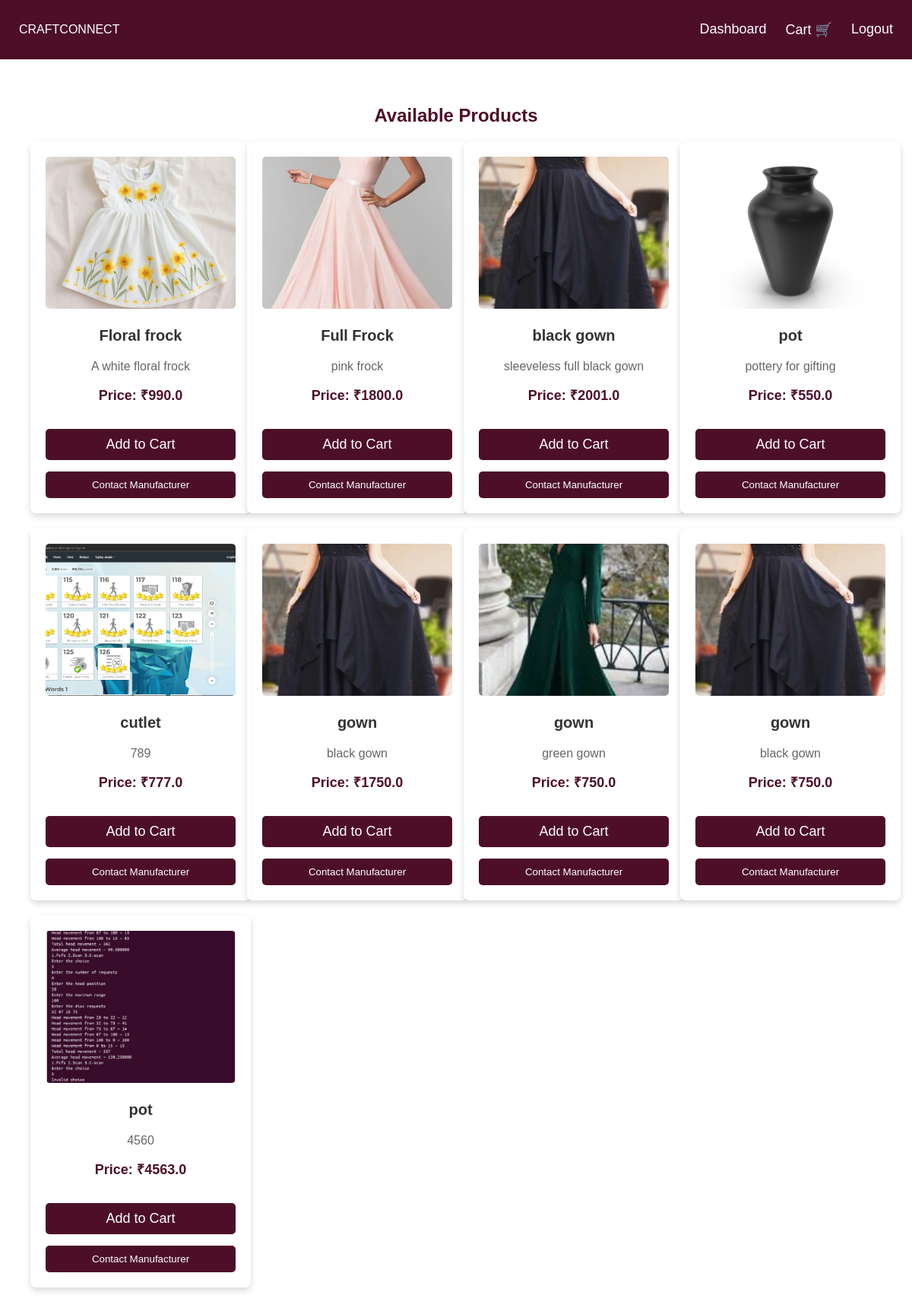
The app's page /browse_products with its own data.
### tables this page shows
CREATE TABLE products (
            id INTEGER PRIMARY KEY AUTOINCREMENT,
            name TEXT NOT NULL,
            description TEXT NOT NULL,
            price REAL NOT NULL,
            image TEXT NOT NULL,
            manufacturer_id INTEGER, approved INTEGER DEFAULT 0, status TEXT DEFAULT 'pending',
            FOREIGN KEY (manufacturer_id) REFERENCES users (id)
        );

### app.py (the view)
@app.route('/browse_products')
def browse_products():
    conn = sqlite3.connect("craftconnect.db")
    cursor = conn.cursor()
    cursor.execute("""
        SELECT products.id, products.name, products.description, products.price, products.image,
               users.name, users.id, products.approved
        FROM products
        JOIN users ON products.manufacturer_id = users.id
        WHERE products.approved = 1  -- Only show approved products
    """)
    products = cursor.fetchall()
    conn.close()
    print("Products retrieved for browsing:", products)  # Debugging
    return render_template("browse_products.html", products=products)

### templates/browse_products.html (shortened to what this page needs)
<!DOCTYPE html>
<html lang="en">
<head>
    <link rel="stylesheet" href="{{ url_for('static', filename='css/styles.css') }}">
</head>
<body>
    <nav class="navbar">
        <div class="logo">CRAFTCONNECT</div>
        <ul class="nav-links">
            <li><a href="{{ url_for('customer_dashboard') }}">Dashboard</a></li>
            <li><a href="{{ url_for('cart') }}">Cart 🛒</a></li>
            <li><a href="{{ url_for('logout') }}">Logout</a></li>
        </ul>
    </nav>
    <section class="product-container">
        <h2>Available Products</h2>
        {% if products %}
            <div class="products-grid">
                {% for product in products %}
                <div class="product-card">
                    <img src="{{ url_for('static', filename='uploads/' + product[4]) }}" alt="{{ product[1] }}">
                    <h3>{{ product[1] }}</h3>
                    <p>{{ product[2] }}</p>
                    <p class="price"><strong>Price: ₹{{ product[3] }}</strong></p>
                    <form action="{{ url_for('add_to_cart', product_id=product[0]) }}" method="POST">
                        <button type="submit" class="button">Add to Cart</button>
                    </form>
                    <form action="{{ url_for('contact_manufacturer', product_id=product[0], manufacturer_id=product[6]) }}" method="GET">
                        <button type="submit">Contact Manufacturer</button>
                    </form>
                </div>
                {% endfor %}
            </div>
        {% else %}
            <p>No products available.</p>
        {% endif %}
    </section>
</body>
</html>

### static/css/styles.css (style rules this page uses)
body { margin: 0; font-family: Arial, sans-serif; background:white; background-attachment: fixed; background-size: cover; color: #4D0F28; }
.navbar { display: flex; justify-content: space-between; align-items: center; flex-wrap: wrap; padding: 12px 25px; background: #4D0F28; color: white; }
.nav-links { list-style: none; display: flex; gap: 25px; }
.nav-links a { text-decoration: none; color: white; font-size: 18px; transition: 0.3s ease; }
.button { display: inline-block; margin-top: 20px; padding: 12px 20px; font-size: 18px; background: #4D0F28; color: white; text-decoration: none; border-radius: 5px; transition: 0.3s ease; }
.product-container { text-align: center; padding: 40px; }
.products-grid { display: grid; grid-template-columns: repeat(auto-fit, minmax(250px, 1fr)); gap: 20px; justify-content: center; }
.product-card { background: rgba(255, 255, 255, 0.9); color: #4D0F28; padding: 20px; box-shadow: 0px 4px 8px rgba(0, 0, 0, 0.15); text-align: center; border-radius: 8px; width: 250px; }
.product-card img { width: 100%; height: 200px; object-fit: cover; border-radius: 5px; }
.product-card h3 { font-size: 20px; color: #333; }
.product-card p { font-size: 16px; color: #666; }
.product-card .price { font-size: 18px; font-weight: bold; color: #4D0F28; margin-top: 10px; }
.product-card button { margin-top: 15px; padding: 10px; background: #4D0F28; color: white; border: none; cursor: pointer; border-radius: 5px; }
input, button { width: 100%; padding: 10px; margin-top: 5px; }

### records on screen
products: image (picture), name "Floral frock", description "A white floral frock", price "990.0"
products: image (picture), name "Full Frock", description "pink frock", price "1800.0"
products: image (picture), name "black gown", description "sleeveless full black gown", price "2001.0"
products: image (picture), name "pot", description "pottery for gifting", price "550.0"
products: image (picture), name "cutlet", description "789", price "777.0"
products: image (picture), name "gown", description "black gown", price "1750.0"
products: image+name (picture), name "gown", description "green gown", price "750.0"
products: image (picture), name "gown", description "black gown", price "750.0"
products: image (picture), name "pot", description "4560", price "4563.0"
